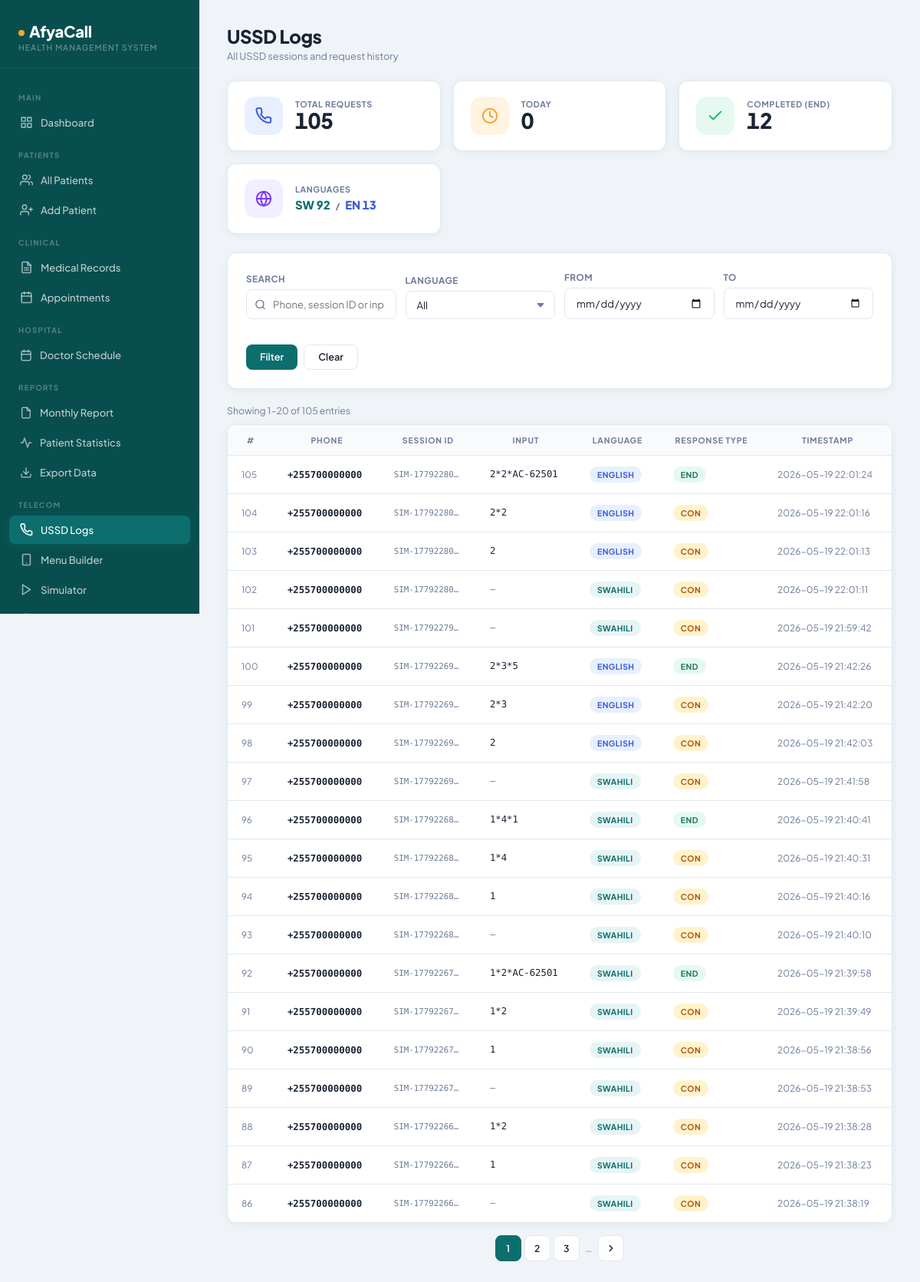
Screenshot of /ussd/view_logs.php (signed in) with the database file from the repository.
### tables this page shows
CREATE TABLE `ussd_logs` (
  `id` int NOT NULL AUTO_INCREMENT,
  `phone_number` varchar(20) DEFAULT NULL,
  `session_id` varchar(100) DEFAULT NULL,
  `service_code` varchar(20) DEFAULT NULL,
  `user_input` text,
  `language` enum('Swahili','English') DEFAULT NULL,
  `response` text,
  `created_at` timestamp NULL DEFAULT CURRENT_TIMESTAMP,
  PRIMARY KEY (`id`)
);

### ussd/view_logs.php (the view, shortened to what this page needs)
<?php
include("../config/database.php");
$where   = [];
$search  = trim($_GET['search']  ?? '');
$date_from = $_GET['date_from']  ?? '';
$date_to   = $_GET['date_to']    ?? '';
$where_sql = $where ? "WHERE " . implode(" AND ", $where) : "";
$per_page   = 20;
$page       = max(1, intval($_GET['page'] ?? 1));
$offset     = ($page - 1) * $per_page;
$total_row  = mysqli_fetch_assoc(mysqli_query($conn, "SELECT COUNT(*) AS t FROM ussd_logs $where_sql"));
$total      = $total_row['t'];
$total_pages = max(1, ceil($total / $per_page));
$result = mysqli_query($conn, "
    SELECT * FROM ussd_logs
    $where_sql
    ORDER BY created_at DESC
    LIMIT $per_page OFFSET $offset
");
$stat_total   = mysqli_fetch_assoc(mysqli_query($conn, "SELECT COUNT(*) AS t FROM ussd_logs"))['t'];
$stat_today   = mysqli_fetch_assoc(mysqli_query($conn, "SELECT COUNT(*) AS t FROM ussd_logs WHERE DATE(created_at)=CURDATE()"))['t'];
$stat_sw      = mysqli_fetch_assoc(mysqli_query($conn, "SELECT COUNT(*) AS t FROM ussd_logs WHERE language='Swahili'"))['t'];
$stat_en      = mysqli_fetch_assoc(mysqli_query($conn, "SELECT COUNT(*) AS t FROM ussd_logs WHERE language='English'"))['t'];
$stat_success = mysqli_fetch_assoc(mysqli_query($conn, "SELECT COUNT(*) AS t FROM ussd_logs WHERE response LIKE 'END %'"))['t'];
$qs_parts = [];
$qs_base = $qs_parts ? '&' . implode('&', $qs_parts) : '';
?>
<?php include("../includes/header.php"); ?>
<div class="app-wrapper">
    <?php include("../includes/sidebar.php"); ?>
    <main class="main-content">
        <div class="page-header">
            <div>
                <div class="page-title">USSD Logs</div>
                <div class="page-subtitle">All USSD sessions and request history</div>
            </div>
        </div>
        <div class="stats-grid" style="margin-bottom:24px;">
            <div class="stat-card">
                <div class="stat-icon blue">
                </div>
                <div><div class="stat-label">Total Requests</div><div class="stat-value"><?php echo number_format($stat_total); ?></div></div>
            </div>
            <div class="stat-card">
                <div class="stat-icon amber">
                    <svg width="22" height="22" viewBox="0 0 24 24" fill="none" stroke="currentColor" stroke-width="2.2" stroke-linecap="round" stroke-linejoin="round"><circle cx="12" cy="12" r="10"/><polyline points="12 6 12 12 16 14"/></svg>
                </div>
                <div><div class="stat-label">Today</div><div class="stat-value"><?php echo number_format($stat_today); ?></div></div>
            </div>
            <div class="stat-card">
                <div class="stat-icon green">
                    <svg width="22" height="22" viewBox="0 0 24 24" fill="none" stroke="currentColor" stroke-width="2.2" stroke-linecap="round" stroke-linejoin="round"><polyline points="20 6 9 17 4 12"/></svg>
                </div>
                <div><div class="stat-label">Completed (END)</div><div class="stat-value"><?php echo number_format($stat_success); ?></div></div>
            </div>
            <div class="stat-card">
                <div class="stat-icon purple">
                </div>
                <div>
                    <div class="stat-label">Languages</div>
                    <div class="stat-value" style="font-size:1rem;line-height:1.6;margin-top:2px;">
                        <span style="color:var(--primary);">SW <?php echo number_format($stat_sw); ?></span>
                        <span style="color:var(--text-muted);font-size:.75rem;margin:0 4px;">/</span>
                        <span style="color:#3b5bdb;">EN <?php echo number_format($stat_en); ?></span>
                    </div>
                </div>
            </div>
        </div>
        <div class="card card-body" style="margin-bottom:20px;">
            <form method="GET" class="filter-row">
                <div class="filter-group">
                    <label class="form-label">Search</label>
                    <div class="search-wrap">
                        <input type="text" name="search" class="form-control search-input" placeholder="Phone, session ID or input…" value="<?php echo htmlspecialchars($search); ?>">
                    </div>
                </div>
                <div class="filter-group" style="min-width:140px;">
                    <label class="form-label">Language</label>
                    <select name="lang" class="form-control">
                        <option value="">All</option>
                    </select>
                </div>
                <div class="filter-group">
                    <label class="form-label">From</label>
                    <input type="date" name="date_from" class="form-control" value="<?php echo htmlspecialchars($date_from); ?>">
                </div>
                <div class="filter-group">
                    <label class="form-label">To</label>
                    <input type="date" name="date_to" class="form-control" value="<?php echo htmlspecialchars($date_to); ?>">
                </div>
                <div class="filter-group filter-actions">
                    <label class="form-label">&nbsp;</label>
                    <div style="display:flex;gap:8px;">
                        <button type="submit" class="btn btn-primary">Filter</button>
                        <a href="view_logs.php" class="btn btn-outline">Clear</a>
                    </div>
                </div>
            </form>
        </div>
        <div style="font-size:.82rem;color:var(--text-muted);margin-bottom:10px;">
            Showing <?php echo number_format(min($offset+1,$total)); ?>–<?php echo number_format(min($offset+$per_page,$total)); ?> of <?php echo number_format($total); ?> entries
        </div>
        <div class="table-wrap">
            <table class="data-table">
                <thead>
                    <tr>
                        <th>#</th>
                        <th>Phone</th>
                        <th>Session ID</th>
                        <th>Input</th>
                        <th>Language</th>
                        <th>Response Type</th>
                        <th>Timestamp</th>
                    </tr>
                </thead>
                <tbody>
                <?php if(mysqli_num_rows($result) == 0): ?>
                    <tr><td colspan="7">
                        <div class="empty-state">
                            <svg width="40" height="40" viewBox="0 0 24 24" fill="none" stroke="currentColor" stroke-width="1.5" stroke-linecap="round" stroke-linejoin="round"><path d="M22 16.92v3a2 2 0 0 1-2.18 2 19.79 19.79 0 0 1-8.63-3.07"/></svg>
                            <h3>No logs found</h3>
                            <p>No USSD requests match your filters</p>
                        </div>
                    </td></tr>
                <?php else: ?>
                <?php while($log = mysqli_fetch_assoc($result)):
                    $is_end = str_starts_with($log['response'], 'END');
                    $is_con = str_starts_with($log['response'], 'CON');
                ?>
                    <tr>
                        <td style="color:var(--text-muted);font-size:.78rem;"><?php echo $log['id']; ?></td>
                        <td style="font-family:var(--font-mono);font-weight:600;font-size:.83rem;"><?php echo htmlspecialchars($log['phone_number'] ?: '—'); ?></td>
                        <td style="font-family:var(--font-mono);font-size:.72rem;color:var(--text-muted);max-width:120px;overflow:hidden;text-overflow:ellipsis;white-space:nowrap;" title="<?php echo htmlspecialchars($log['session_id']); ?>"><?php echo htmlspecialchars($log['session_id'] ?: '—'); ?></td>
                        <td style="font-family:var(--font-mono);font-size:.82rem;max-width:160px;">
                            <?php echo $log['user_input'] !== '' ? htmlspecialchars($log['user_input']) : '<span style="color:var(--text-muted);">—</span>'; ?>
                        </td>
                        <td>
                            <?php if($log['language'] === 'Swahili'): ?>
                                <span class="badge badge-primary">Swahili</span>
                            <?php elseif($log['language'] === 'English'): ?>
                                <span class="badge badge-blue">English</span>
                            <?php else: ?>
                                <span style="color:var(--text-muted);">—</span>
                            <?php endif; ?>
                        </td>
                        <td>
                            <?php if($is_end): ?>
                                <span class="badge badge-success">END</span>
                            <?php elseif($is_con): ?>
                                <span class="badge badge-warning">CON</span>
                            <?php else: ?>
                                <span class="badge badge-danger">ERR</span>
                            <?php endif; ?>
                        </td>
                        <td style="font-size:.8rem;color:var(--text-muted);white-space:nowrap;"><?php echo htmlspecialchars($log['created_at']); ?></td>
                    </tr>
                <?php endwhile; ?>
                <?php endif; ?>
                </tbody>
            </table>
        </div>
        <?php if($total_pages > 1): ?>
        <div class="pagination">
            <?php
            $start = max(1, $page - 2);
            $end   = min($total_pages, $page + 2);
            for($i = $start; $i <= $end; $i++):
            ?>
                <a href="?page=<?php echo $i; ?><?php echo $qs_base; ?>" class="page-btn <?php if($i==$page) echo 'active'; ?>"><?php echo $i; ?></a>
            <?php endfor;
            if($end < $total_pages)  echo '<span class="page-ellipsis">…</span>'; ?>
            <?php if($page < $total_pages): ?>
                <a href="?page=<?php echo $page+1; ?><?php echo $qs_base; ?>" class="page-btn">
                    <svg width="14" height="14" viewBox="0 0 24 24" fill="none" stroke="currentColor" stroke-width="2.5" stroke-linecap="round" stroke-linejoin="round"><polyline points="9 18 15 12 9 6"/></svg>
                </a>
            <?php endif; ?>
        </div>
        <?php endif; ?>
    </main>
</div>
<?php include("../includes/footer.php"); ?>

### rows the page displays
ussd_logs: id "105", phone_number "+255700000000", session "SIM-17792280…", user_input "2*2*AC-62501", language "ENGLISH", shows "END", created_at "2026-05-19 22:01:24"
ussd_logs: id "104", phone_number "+255700000000", session "SIM-17792280…", user_input "2*2", language "ENGLISH", shows "CON", created_at "2026-05-19 22:01:16"
ussd_logs: id "103", phone_number "+255700000000", session "SIM-17792280…", user_input "2", language "ENGLISH", shows "CON", created_at "2026-05-19 22:01:13"
ussd_logs: id "102", phone_number "+255700000000", session "SIM-17792280…", language "SWAHILI", shows "CON", created_at "2026-05-19 22:01:11"
ussd_logs: id "101", phone_number "+255700000000", session "SIM-17792279…", language "SWAHILI", shows "CON", created_at "2026-05-19 21:59:42"
ussd_logs: id "100", phone_number "+255700000000", session "SIM-17792269…", user_input "2*3*5", language "ENGLISH", shows "END", created_at "2026-05-19 21:42:26"
ussd_logs: id "99", phone_number "+255700000000", session "SIM-17792269…", user_input "2*3", language "ENGLISH", shows "CON", created_at "2026-05-19 21:42:20"
ussd_logs: id "98", phone_number "+255700000000", session "SIM-17792269…", user_input "2", language "ENGLISH", shows "CON", created_at "2026-05-19 21:42:03"
ussd_logs: id "97", phone_number "+255700000000", session "SIM-17792269…", language "SWAHILI", shows "CON", created_at "2026-05-19 21:41:58"
ussd_logs: id "96", phone_number "+255700000000", session "SIM-17792268…", user_input "1*4*1", language "SWAHILI", shows "END", created_at "2026-05-19 21:40:41"
ussd_logs: id "95", phone_number "+255700000000", session "SIM-17792268…", user_input "1*4", language "SWAHILI", shows "CON", created_at "2026-05-19 21:40:31"
ussd_logs: id "94", phone_number "+255700000000", session "SIM-17792268…", user_input "1", language "SWAHILI", shows "CON", created_at "2026-05-19 21:40:16"
ussd_logs: id "93", phone_number "+255700000000", session "SIM-17792268…", language "SWAHILI", shows "CON", created_at "2026-05-19 21:40:10"
ussd_logs: id "92", phone_number "+255700000000", session "SIM-17792267…", user_input "1*2*AC-62501", language "SWAHILI", shows "END", created_at "2026-05-19 21:39:58"
ussd_logs: id "91", phone_number "+255700000000", session "SIM-17792267…", user_input "1*2", language "SWAHILI", shows "CON", created_at "2026-05-19 21:39:49"
ussd_logs: id "90", phone_number "+255700000000", session "SIM-17792267…", user_input "1", language "SWAHILI", shows "CON", created_at "2026-05-19 21:38:56"
ussd_logs: id "89", phone_number "+255700000000", session "SIM-17792267…", language "SWAHILI", shows "CON", created_at "2026-05-19 21:38:53"
ussd_logs: id "88", phone_number "+255700000000", session "SIM-17792266…", user_input "1*2", language "SWAHILI", shows "CON", created_at "2026-05-19 21:38:28"
ussd_logs: id "87", phone_number "+255700000000", session "SIM-17792266…", user_input "1", language "SWAHILI", shows "CON", created_at "2026-05-19 21:38:23"
ussd_logs: id "86", phone_number "+255700000000", session "SIM-17792266…", language "SWAHILI", shows "CON", created_at "2026-05-19 21:38:19"

### other values shown
$stat_total "105"
$stat_today "0"
$stat_success "12"
$stat_sw "92"
$stat_en "13"
min($offset+1,$total) "1"
min($offset+$per_page,$total) "20"
$total "105"
